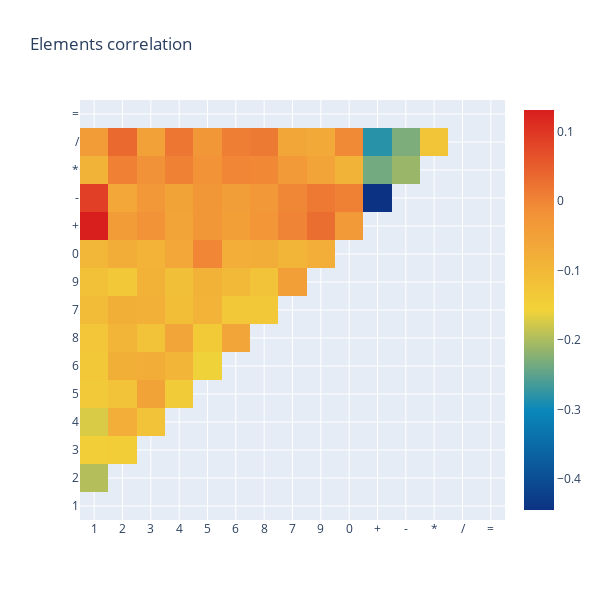

The code cell stored with this chart in its notebook:
### Code cell
# Ploting Heatmap

# Masking the diagonal
mask = np.triu(np.ones_like(df_elements_corr, dtype=bool))
df_temp = df_elements_corr.mask(mask)

# Creating figure
fig = go.Figure()

# Creating trace
fig.add_trace(
    go.Heatmap(
        x=df_temp.columns,
        y=df_temp.columns,
        z=df_temp,
        colorscale="Portland",
    )
)

# Updating layout
fig.update_layout(
    title="Elements correlation",
    height=600,
    width=600,
)

# Showing figure
fig.show()

### Figure 1 — Plotly figure (JSON) as saved in the notebook; plotly's stock layout.template omitted (floating-point values rounded to 4 significant figures; data arrays with more than 128 entries replaced by an {"elided": "..."} marker saying what was removed)
{"data": [{"colorscale": [[0, "rgb(12,51,131)"], [0.25, "rgb(10,136,186)"], [0.5, "rgb(242,211,56)"], [0.75, "rgb(242,143,56)"], [1, "rgb(217,30,30)"]], "type": "heatmap", "x": ["1", "2", "3", "4", "5", "6", "8", "7", "9", "0", "+", "-", "*", "/", "="], "y": ["1", "2", "3", "4", "5", "6", "8", "7", "9", "0", "+", "-", "*", "/", "="], "z": {"elided": "15x15 float values"}}], "layout": {"height": 600, "title": {"text": "Elements correlation"}, "width": 600}}
